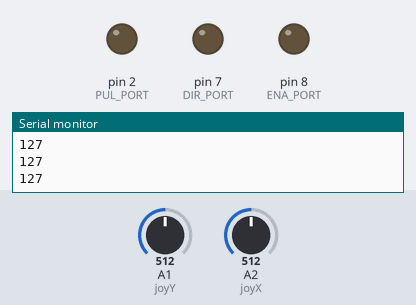
A sketch run on a simulated Arduino Uno, built with avr-gcc and run on an emulated ATmega328P. Parts: output pins drawn as LEDs (lit = HIGH), the last lines printed to the serial monitor. Dashed ring = blinking. The test bench sets the inputs (shaded band); at power-on: A1 (joyY) = 512, A2 (joyX) = 512.

Above: at 1.2 s.
1.3 s: A1 (joyY) set to 306
At 2.4 s:
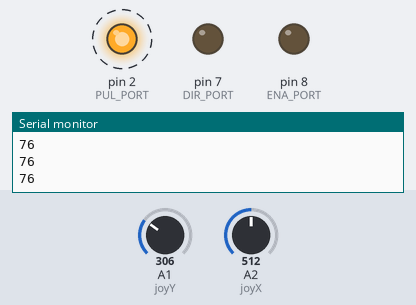
4.3 s: A1 (joyY) set to 522
At 5.0 s:
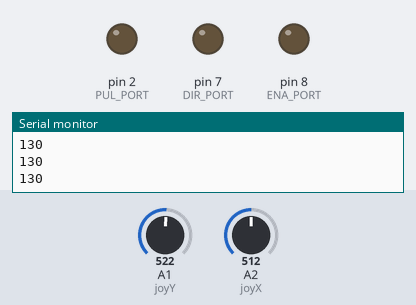
5.8 s: A1 (joyY) set to 549
At 7.1 s:
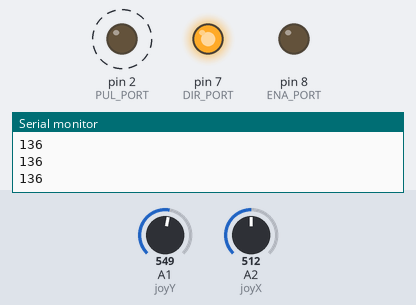
7.6 s: A1 (joyY) set to 511
At 8.5 s:
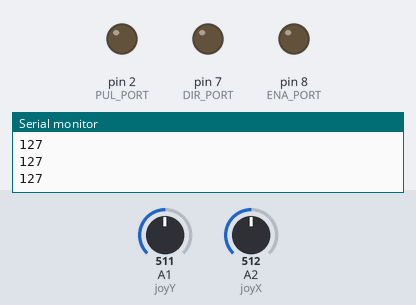
9.1 s: A1 (joyY) set to 716
At 9.26 s:
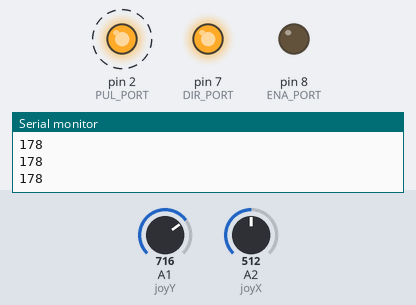
Timing chart, 0 to 11.9 s (numbered marks = the images above; inputs shaded):
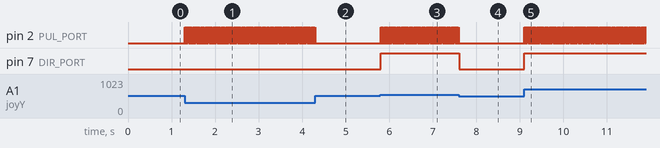

Measured:
- the behaviour switches between 537 and 538 on A1 (joyY) (found by bisection; images 2 and 3)
- after the input at 1.3 s, pin 2 (PUL_PORT): alternates HIGH for 0.01 s and LOW for 0.01 s, starting at once
- after the input at 4.3 s, pin 2 (PUL_PORT): goes on until 4.3 s, then stays LOW
- after the input at 5.8 s, pin 2 (PUL_PORT): alternates HIGH for 0.01 s and LOW for 0.01 s, starting at once; pin 7 (DIR_PORT): LOW → HIGH at once
- after the input at 7.6 s, pin 2 (PUL_PORT): goes on until 7.6 s, then stays LOW; pin 7 (DIR_PORT): HIGH → LOW at once
- after the input at 9.1 s, pin 2 (PUL_PORT): alternates HIGH for 0.01 s and LOW for 0.01 s, starting at once; pin 7 (DIR_PORT): LOW → HIGH at once

The sketch:

Kudrover-2.ino
```cpp
//код для блока колеса

//порты подключения шагового двигателя
#define ENA_PORT 8
#define DIR_PORT 7
#define PUL_PORT 2

//энкодер


//джойстик
#define joyX A2
#define joyY A1

void setup() {
  Serial.begin(9600);
  Serial.println("Hello!");
  pinMode(ENA_PORT, OUTPUT);
  pinMode(DIR_PORT, OUTPUT);
  pinMode(PUL_PORT, OUTPUT);
  pinMode(joyX, INPUT);
  pinMode(joyY, INPUT);
  digitalWrite(ENA_PORT, 0);
  //0 - влево, 1 - вправо
}

void loop() {
  digitalWrite(DIR_PORT, 0);
  int ValX = map(analogRead(joyX), 0, 1023, 0, 255);
  int ValY = map(analogRead(joyY), 0, 1023, 0, 255);
  Serial.println(ValY);
  //поворот влево
  if (ValY < 125) {
    digitalWrite(DIR_PORT, 0);
    digitalWrite(PUL_PORT, 1);
    delay(10);
    digitalWrite(PUL_PORT, 0);
    delay(10);
  }
  if (ValY > 133) {
    digitalWrite(DIR_PORT, 1);
    digitalWrite(PUL_PORT, 1);
    delay(10);
    digitalWrite(PUL_PORT, 0);
    delay(10);
  }


}
```
